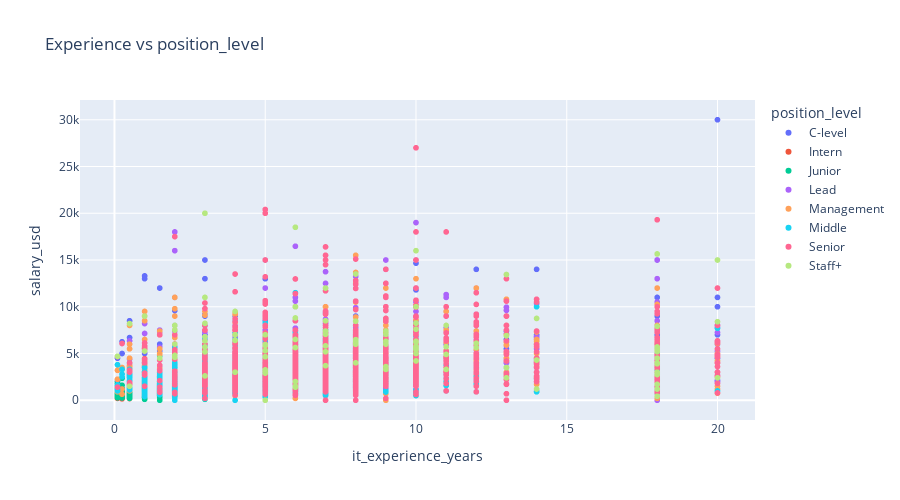

Source (notebook cell):
### Code cell
fig = px.scatter(
    dataframe,
    x='it_experience_years',
    y='salary_usd',
    color='position_level',
    hover_data=['pos_to_cat','it_experience_years', 'salary_usd'],
    title='Experience vs position_level',
    width=900, height=500
).show()

### Figure 1 — Plotly figure (JSON) as saved in the notebook; plotly's stock layout.template omitted (floating-point values rounded to 4 significant figures; data arrays with more than 128 entries replaced by an {"elided": "..."} marker saying what was removed)
{"data": [{"customdata": {"elided": "149x1 str values"}, "hovertemplate": "position_level=C-level<br>it_experience_years=%{x}<br>salary_usd=%{y}<br>pos_to_cat=%{customdata[0]}<extra></extra>", "legendgroup": "C-level", "marker": {"color": "#636efa", "symbol": "circle"}, "mode": "markers", "name": "C-level", "showlegend": true, "type": "scattergl", "x": {"elided": "149 float values"}, "xaxis": "x", "y": {"elided": "149 float values"}, "yaxis": "y"}, {"customdata": [["Software Engineering"], ["Software Engineering"], ["Software Engineering"], ["Software Engineering"], ["Software Engineering"], ["Software Engineering"], ["Software Engineering"], ["Software Engineering"], ["Software Engineering"], ["Software Engineering"], ["Software Engineering"], ["Software Engineering"], ["Software Engineering"], ["Software Engineering"], ["Software Engineering"], ["Software Engineering"], ["Software Engineering"], ["Software Engineering"], ["Software Engineering"], ["Software Engineering"], ["Software Engineering"], ["Software Engineering"], ["Software Engineering"], ["Software Engineering"], ["Software Engineering"], ["Software Engineering"], ["Software Engineering"], ["Software Engineering"], ["Software Engineering"], ["Software Engineering"], ["Software Engineering"], ["QA"], ["QA"], ["QA"], ["QA"], ["QA"], ["QA"], ["QA"], ["QA"], ["QA"], ["QA"], ["QA"], ["Product & Project management"], ["Product & Project management"], ["Product & Project management"], ["Product & Project management"], ["Product & Project management"], ["Data Science & Machine Learning"], ["Data Science & Machine Learning"], ["IT Operations"], ["Product & Project management"], ["Data Science & Machine Learning"], ["Data Science & Machine Learning"], ["IT Operations"], ["Product & Project management"], ["Security"], ["Business"], ["Data Science & Machine Learning"], ["Business"], ["Security"], ["IT Operations"], ["Product & Project management"], ["Marketing"], ["Marketing"], ["IT Operations"], ["Design"], ["Product & Project management"], ["HR"], ["Product & Project management"], ["Security"], ["Product & Project management"]], "hovertemplate": "position_level=Intern<br>it_experience_years=%{x}<br>salary_usd=%{y}<br>pos_to_cat=%{customdata[0]}<extra></extra>", "legendgroup": "Intern", "marker": {"color": "#EF553B", "symbol": "circle"}, "mode": "markers", "name": "Intern", "showlegend": true, "type": "scattergl", "x": [0.25, 0.5, 0.1, 0.1, 0.5, 0.25, 0.5, 0.25, 0.5, 0.5, 0.5, 0.1, 0.25, 0.1, 0.1, 0.5, 0.25, 1.0, 0.1, 0.1, 0.1, 0.25, 2.0, 1.0, 1.0, 1.0, 1.5, 1.0, 1.0, 0.1, 1.0, 0.5, 0.1, 0.1, 0.5, 0.25, 0.25, 0.1, 0.1, 0.1, 1.0, 0.1, 0.25, 0.5, 0.1, 0.1, 0.5, 0.5, 0.25, 0.25, 0.25, 0.5, 0.5, 0.25, 0.1, 0.5, 0.1, 2.0, 10.0, 0.5, 0.1, 0.1, 0.1, 0.25, 0.1, 0.5, 0.5, 0.5, 0.25, 0.1, 0.25], "xaxis": "x", "y": [150.0, 180.0, 200.0, 210.0, 220.0, 239.0, 260.0, 300.0, 320.0, 324.0, 350.0, 360.0, 362.0, 365.0, 376.0, 385.0, 400.0, 430.0, 481.5, 500.0, 535.0, 540.0, 550.0, 570.0, 600.0, 630.0, 676.0, 700.0, 800.0, 1200.0, 4440.0, 200.0, 250.0, 300.0, 370.0, 376.0, 400.0, 411.0, 500.0, 550.0, 650.0, 800.0, 200.0, 1200.0, 1500.0, 800.0, 330.0, 709.0, 525.0, 260.0, 500.0, 400.0, 500.0, 500.0, 750.0, 460.0, 500.0, 400.0, 1150.0, 600.0, 250.0, 600.0, 800.0, 700.0, 350.0, 350.0, 450.0, 400.0, 500.0, 500.0, 450.0], "yaxis": "y"}, {"customdata": {"elided": "753x1 str values"}, "hovertemplate": "position_level=Junior<br>it_experience_years=%{x}<br>salary_usd=%{y}<br>pos_to_cat=%{customdata[0]}<extra></extra>", "legendgroup": "Junior", "marker": {"color": "#00cc96", "symbol": "circle"}, "mode": "markers", "name": "Junior", "showlegend": true, "type": "scattergl", "x": {"elided": "753 float values"}, "xaxis": "x", "y": {"elided": "753 float values"}, "yaxis": "y"}, {"customdata": {"elided": "622x1 str values"}, "hovertemplate": "position_level=Lead<br>it_experience_years=%{x}<br>salary_usd=%{y}<br>pos_to_cat=%{customdata[0]}<extra></extra>", "legendgroup": "Lead", "marker": {"color": "#ab63fa", "symbol": "circle"}, "mode": "markers", "name": "Lead", "showlegend": true, "type": "scattergl", "x": {"elided": "622 float values"}, "xaxis": "x", "y": {"elided": "622 float values"}, "yaxis": "y"}, {"customdata": {"elided": "768x1 str values"}, "hovertemplate": "position_level=Management<br>it_experience_years=%{x}<br>salary_usd=%{y}<br>pos_to_cat=%{customdata[0]}<extra></extra>", "legendgroup": "Management", "marker": {"color": "#FFA15A", "symbol": "circle"}, "mode": "markers", "name": "Management", "showlegend": true, "type": "scattergl", "x": {"elided": "768 float values"}, "xaxis": "x", "y": {"elided": "768 float values"}, "yaxis": "y"}, {"customdata": {"elided": "1681x1 str values"}, "hovertemplate": "position_level=Middle<br>it_experience_years=%{x}<br>salary_usd=%{y}<br>pos_to_cat=%{customdata[0]}<extra></extra>", "legendgroup": "Middle", "marker": {"color": "#19d3f3", "symbol": "circle"}, "mode": "markers", "name": "Middle", "showlegend": true, "type": "scattergl", "x": {"elided": "1681 float values"}, "xaxis": "x", "y": {"elided": "1681 float values"}, "yaxis": "y"}, {"customdata": {"elided": "1311x1 str values"}, "hovertemplate": "position_level=Senior<br>it_experience_years=%{x}<br>salary_usd=%{y}<br>pos_to_cat=%{customdata[0]}<extra></extra>", "legendgroup": "Senior", "marker": {"color": "#FF6692", "symbol": "circle"}, "mode": "markers", "name": "Senior", "showlegend": true, "type": "scattergl", "x": {"elided": "1311 float values"}, "xaxis": "x", "y": {"elided": "1311 float values"}, "yaxis": "y"}, {"customdata": [["Software Engineering"], ["Software Engineering"], ["Software Engineering"], ["Software Engineering"], ["Software Engineering"], ["Software Engineering"], ["Software Engineering"], ["Software Engineering"], ["Software Engineering"], ["Software Engineering"], ["Software Engineering"], ["Software Engineering"], ["Software Engineering"], ["Software Engineering"], ["Software Engineering"], ["Software Engineering"], ["Software Engineering"], ["Software Engineering"], ["Software Engineering"], ["Software Engineering"], ["Software Engineering"], ["Software Engineering"], ["Software Engineering"], ["Software Engineering"], ["Software Engineering"], ["Software Engineering"], ["Software Engineering"], ["Software Engineering"], ["Software Engineering"], ["Software Engineering"], ["Software Engineering"], ["Software Engineering"], ["Software Engineering"], ["Software Engineering"], ["Software Engineering"], ["Software Engineering"], ["Software Engineering"], ["Software Engineering"], ["Software Engineering"], ["Software Engineering"], ["Software Engineering"], ["Software Engineering"], ["Software Engineering"], ["Software Engineering"], ["Software Engineering"], ["Software Engineering"], ["Software Engineering"], ["Software Engineering"], ["Software Engineering"], ["Software Engineering"], ["Software Engineering"], ["Software Engineering"], ["Software Engineering"], ["Software Engineering"], ["Software Engineering"], ["Software Engineering"], ["Software Engineering"], ["Software Engineering"], ["Software Engineering"], ["Software Engineering"], ["Software Engineering"], ["Software Engineering"], ["Software Engineering"], ["Software Engineering"], ["Software Engineering"], ["Software Engineering"], ["Software Engineering"], ["Software Engineering"], ["Software Engineering"], ["Software Engineering"], ["Software Engineering"], ["Software Engineering"], ["Software Engineering"], ["Software Engineering"], ["Software Engineering"], ["Software Engineering"], ["Software Engineering"], ["QA"], ["QA"], ["QA"], ["QA"], ["QA"], ["QA"], ["QA"], ["QA"], ["Design"], ["IT Operations"], ["IT Operations"], ["Business"], ["Product & Project management"], ["Data Science & Machine Learning"], ["Data Science & Machine Learning"], ["Data Science & Machine Learning"], ["Product & Project management"], ["Data Science & Machine Learning"], ["Data Science & Machine Learning"], ["IT Operations"], ["Product & Project management"], ["Data Science & Machine Learning"], ["Business"], ["Product & Project management"], ["Product & Project management"], ["Data Science & Machine Learning"], ["Data Science & Machine Learning"], ["Product & Project management"], ["IT Operations"], ["Design"]], "hovertemplate": "position_level=Staff+<br>it_experience_years=%{x}<br>salary_usd=%{y}<br>pos_to_cat=%{customdata[0]}<extra></extra>", "legendgroup": "Staff+", "marker": {"color": "#B6E880", "symbol": "circle"}, "mode": "markers", "name": "Staff+", "showlegend": true, "type": "scattergl", "x": [5.0, 6.0, 6.0, 18.0, 6.0, 20.0, 3.0, 18.0, 5.0, 4.0, 5.0, 9.0, 13.0, 7.0, 18.0, 10.0, 14.0, 18.0, 2.0, 5.0, 0.1, 2.0, 10.0, 3.0, 1.0, 5.0, 10.0, 10.0, 18.0, 10.0, 10.0, 6.0, 3.0, 11.0, 10.0, 7.0, 5.0, 5.0, 2.0, 12.0, 10.0, 9.0, 3.0, 8.0, 4.0, 8.0, 6.0, 3.0, 13.0, 5.0, 4.0, 7.0, 7.0, 9.0, 2.0, 10.0, 18.0, 2.0, 0.5, 3.0, 10.0, 8.0, 7.0, 14.0, 6.0, 1.0, 4.0, 6.0, 3.0, 7.0, 13.0, 8.0, 20.0, 18.0, 10.0, 6.0, 3.0, 5.0, 11.0, 9.0, 18.0, 11.0, 18.0, 10.0, 11.0, 8.0, 0.5, 18.0, 9.0, 14.0, 10.0, 8.0, 8.0, 1.5, 4.0, 18.0, 20.0, 18.0, 12.0, 18.0, 10.0, 13.0, 8.0, 7.0, 9.0, 18.0, 18.0], "xaxis": "x", "y": [0.0, 1400.0, 1500.0, 1700.0, 2000.0, 2400.0, 2600.0, 2750.0, 2900.0, 3000.0, 3250.0, 3300.0, 3500.0, 3700.0, 4000.0, 4200.0, 4300.0, 4500.0, 4590.0, 4650.0, 4700.0, 4800.0, 5000.0, 5170.0, 5262.0, 5300.0, 5400.0, 5500.0, 5550.0, 5600.0, 5610.0, 5640.0, 5700.0, 5720.0, 5780.0, 5816.0, 5850.0, 5950.0, 6000.0, 6100.0, 6200.0, 6300.0, 6350.0, 6370.0, 6400.0, 6480.0, 6500.0, 6800.0, 6900.0, 7000.0, 7012.0, 7050.0, 7400.0, 7403.0, 7500.0, 7600.0, 7900.0, 8000.0, 8200.0, 8226.0, 8250.0, 8460.0, 8500.0, 8750.0, 8800.0, 9000.0, 9500.0, 10000.0, 11000.0, 12000.0, 13450.0, 13500.0, 15000.0, 15650.0, 16000.0, 18500.0, 20000.0, 2970.0, 3300.0, 3600.0, 3900.0, 4900.0, 5300.0, 5600.0, 8000.0, 4000.0, 1500.0, 3000.0, 6000.0, 1200.0, 10000.0, 6000.0, 6200.0, 4500.0, 3000.0, 5200.0, 8400.0, 1200.0, 5640.0, 426.0, 6300.0, 2400.0, 6000.0, 5180.0, 7050.0, 5700.0, 2850.0], "yaxis": "y"}], "layout": {"height": 500, "legend": {"title": {"text": "position_level"}, "tracegroupgap": 0}, "title": {"text": "Experience vs position_level"}, "width": 900, "xaxis": {"anchor": "y", "domain": [0, 1], "title": {"text": "it_experience_years"}}, "yaxis": {"anchor": "x", "domain": [0, 1], "title": {"text": "salary_usd"}}}}
